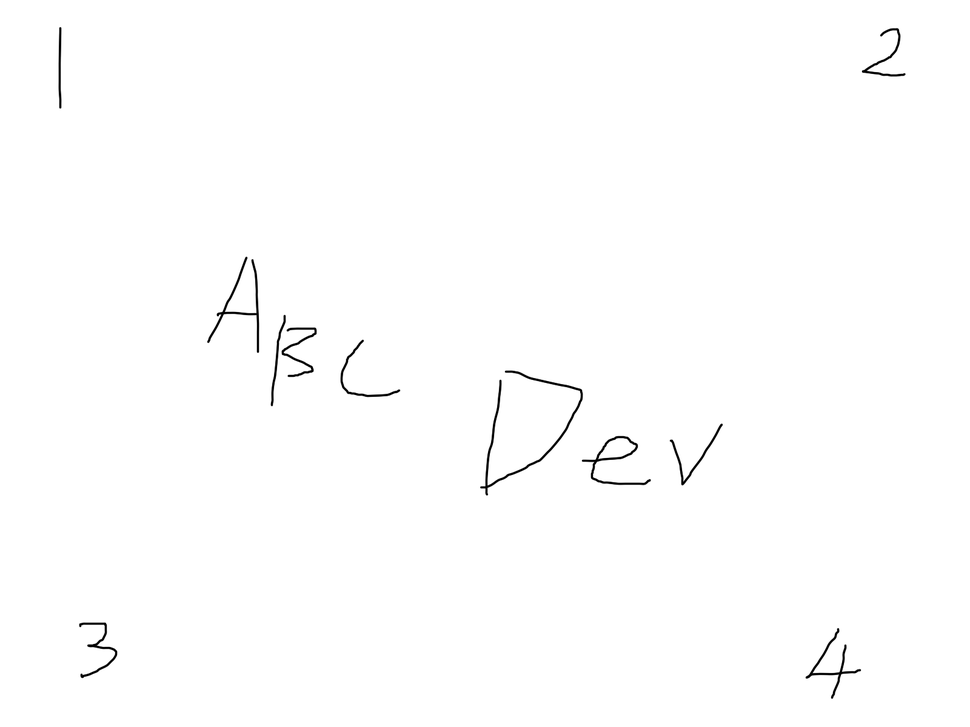
#> input picture test_images/test1.png, 970 x 727 px, shrunk from 1600 x 1200 before the run
$ python -i image_processing.py   (imports and definitions only)
#> lines starting #> are read from the running program, lines starting #| are printed output that depends on the picture; after the words box and inside, x2 and y2 are one past the last pixel; in counts of white or black regions, pixels touching at a corner belong together
"""
Module for contour extraction from images.
"""
import cv2

def extract_contour_points(image_path: str) -> list[tuple[int,int]]:
    """
    Reads image, extracts external contours, returns list of pixel coordinates.
    """
#> called with image_path = 'test_images/test1.png'
    img = cv2.imread(image_path)
#> img is the input picture: shape (727, 970, 3); min 0, max 255, mean 253.6
    gray = cv2.cvtColor(img, cv2.COLOR_BGR2GRAY)
    edges = cv2.Canny(gray, 50, 150)
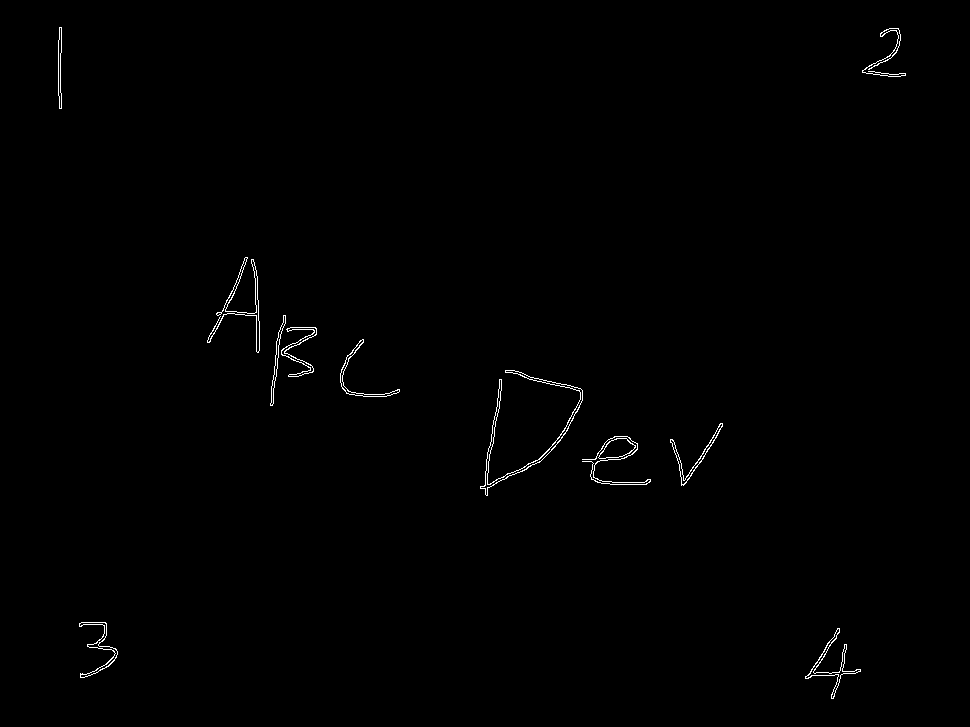
#> edges: shape (727, 970); 0.5% white in thin lines or dots, all inside (x1, y1, x2, y2) = (58, 27, 906, 699)
    cnts, _ = cv2.findContours(edges, cv2.RETR_EXTERNAL, cv2.CHAIN_APPROX_SIMPLE)
#> cnts = 12 contours; largest, box (x1, y1, x2, y2) and area: (480, 370, 583, 496) 828, (598, 438, 636, 459) 478, (805, 628, 861, 699) 410, (281, 327, 317, 377) 332, (79, 622, 118, 678) 328
    pts = []
    for cnt in cnts:
        for p in cnt:
            pts.append((int(p[0][0]), int(p[0][1])))
#> this loop made 12 passes
#> after the loop, pts = 1716 pairs, first value 58 to 905, second value 27 to 698
    return pts

>>> result = extract_contour_points('test_images/test1.png')
#> result has the same summary as pts in extract_contour_points
